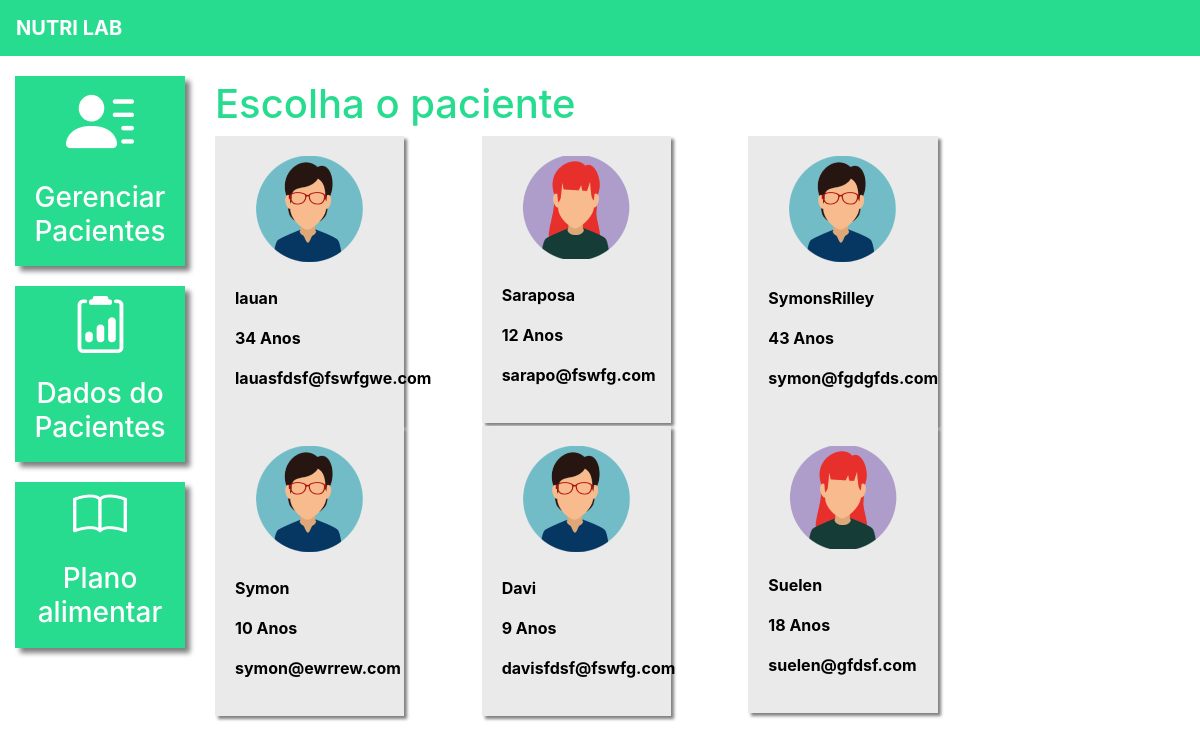
Page /plano_alimentar_listar/ (signed in) on the committed database.
### plataforma/models.py (models this page shows, shortened)
class Pacientes(models.Model):
    choices_sexo = (('F', 'Feminino'),
                    ('M', 'Maculino'))
    nome = models.CharField(max_length=50)
    sexo = models.CharField(max_length=1, choices=choices_sexo)
    idade = models.IntegerField()
    email = models.EmailField()
    telefone = models.CharField(max_length=19)
    nutri = models.ForeignKey(User, on_delete=models.CASCADE)

### plataforma/views.py (the view)
# urls.py: path('plano_alimentar_listar/', views.plano_alimentar_listar, name="plano_alimentar_listar"),
def plano_alimentar_listar(request):
    if request.method == "GET":
        pacientes = Pacientes.objects.filter(nutri=request.user)
        return render(request, 'plano_alimentar_listar.html', {'pacientes': pacientes})

### plataforma/templates/plano_alimentar_listar.html (shortened to what this page needs)
{% extends 'base_plataforma.html' %}
{% load static %}
{% block 'plataforma' %}
    <br>
	<h1 class="titulo">Escolha o paciente</h1>
    <div  class="row">
        {% for paciente in pacientes%}
            <div class="col-md-4">
                <a href="{% url 'plano_alimentar' paciente.id %}" class="link-hover">
                    <div class="card-paciente">
                        <div class="foto-perfil">
                            {% if paciente.sexo == "M"%}
                                <img src="{% static 'plataforma/img/perfil2.png' %}">
                            {% else %}
                                <img src="{% static 'plataforma/img/perfil1.png' %}">
                            {% endif %}
                        </div>
                        <br>
                        <p class="dados">{{paciente.nome}}</p>
                        <p class="dados">{{paciente.idade}} Anos</p>
                        <p class="dados">{{paciente.email}}</p>
                    </div>
                </a>
            </div>
        {% endfor %}
    </div>
{% endblock%}

### templates/static/plataforma/css/css.css (style rules this page uses)
.titulo { color: #27DB8F; }
.card-paciente { background-color: #EAEAEA; width: 80%; box-shadow: 3px 3px 3px gray; padding: 20px; color: black; }
.foto-perfil { text-align: center; }
.dados { font-weight: bold; }

### rows in the picture
Pacientes: nome "lauan", idade "34", email "lauasfdsf@fswfgwe.com"
Pacientes: nome "Saraposa", idade "12", email "sarapo@fswfg.com"
Pacientes: nome "SymonsRilley", idade "43", email "symon@fgdgfds.com"
Pacientes: nome "Symon", idade "10", email "symon@ewrrew.com"
Pacientes: nome "Davi", idade "9", email "davisfdsf@fswfg.com"
Pacientes: nome "Suelen", idade "18", email "suelen@gfdsf.com"
